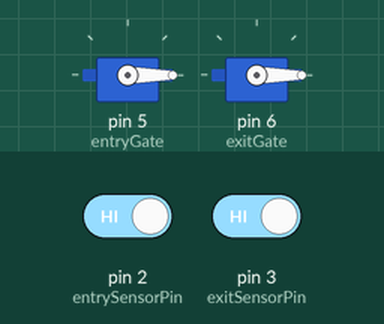
Recording of a sketch running on a simulated Arduino Uno, built with avr-gcc and run on an emulated ATmega328P. On the bench: 2 × servo. Inputs (shaded band) come from the test bench; at power-on: pin 2 (entrySensorPin) HIGH, pin 3 (exitSensorPin) HIGH.

Above: at 1.2 s.
1.3 s: pin 2 (entrySensorPin) driven LOW
At 2.3 s:
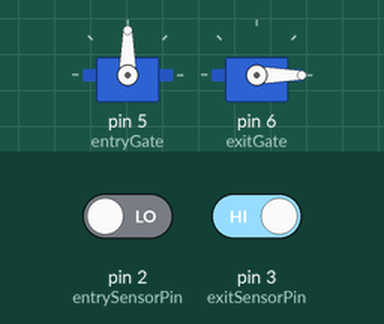
2.8 s: pin 2 (entrySensorPin) driven HIGH
At 4.6 s:
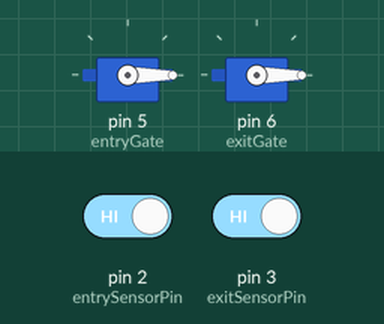
5.8 s: pin 3 (exitSensorPin) driven LOW
At 6.9 s:
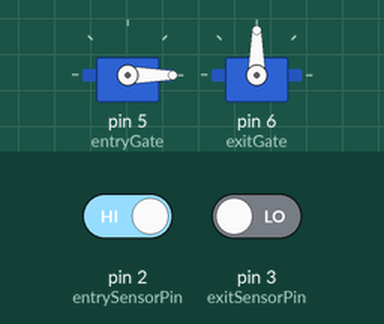
7.3 s: pin 3 (exitSensorPin) driven HIGH
At 9.2 s:
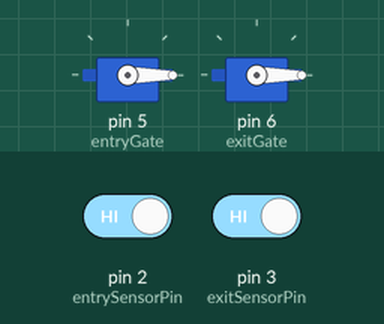
Timing chart, 0 to 10.7 s (numbered marks = the images above; inputs shaded):
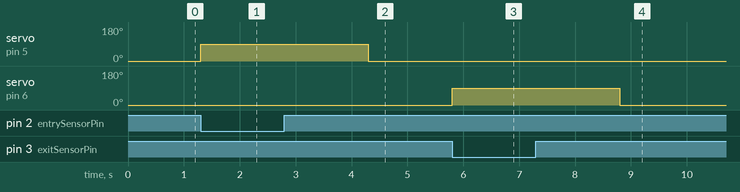

The sketch:

Bi_DirectionalCounter.ino
```cpp
#include <Servo.h>

//for IR sensors
#define entrySensorPin 2
#define exitSensorPin 3

// servo
Servo entryGate;
Servo exitGate;

// Gate positions
int gateOpen = 90;  // Open position
int gateClosed = 0; // Closed position

void setup() {
  //servos to PWM pins
  entryGate.attach(5); // entery
  exitGate.attach(6);  // exit

  //IR sensor pins
  pinMode(entrySensorPin, INPUT);
  pinMode(exitSensorPin, INPUT);

  // Start with gates closed
  entryGate.write(gateClosed);
  exitGate.write(gateClosed);
}

void loop()
{
  int entrySensorState = digitalRead(entrySensorPin);
  int exitSensorState = digitalRead(exitSensorPin);

  // Check entry
  if (entrySensorState == LOW)
  {
    entryGate.write(gateOpen);
    delay(3000);
    entryGate.write(gateClosed);
  }

  // Check exit
  if (exitSensorState == LOW) {
    exitGate.write(gateOpen);
    delay(3000);
    exitGate.write(gateClosed);
  }
}
```

Measured:
- after the input at 1.3 s, servo on pin 5 (entryGate): 0° → 90° at once
- after the input at 2.8 s, servo on pin 5 (entryGate): 90° → 0° after 1.5 s
- after the input at 5.8 s, servo on pin 6 (exitGate): 0° → 90° at once
- after the input at 7.3 s, servo on pin 6 (exitGate): 90° → 0° after 1.5 s
